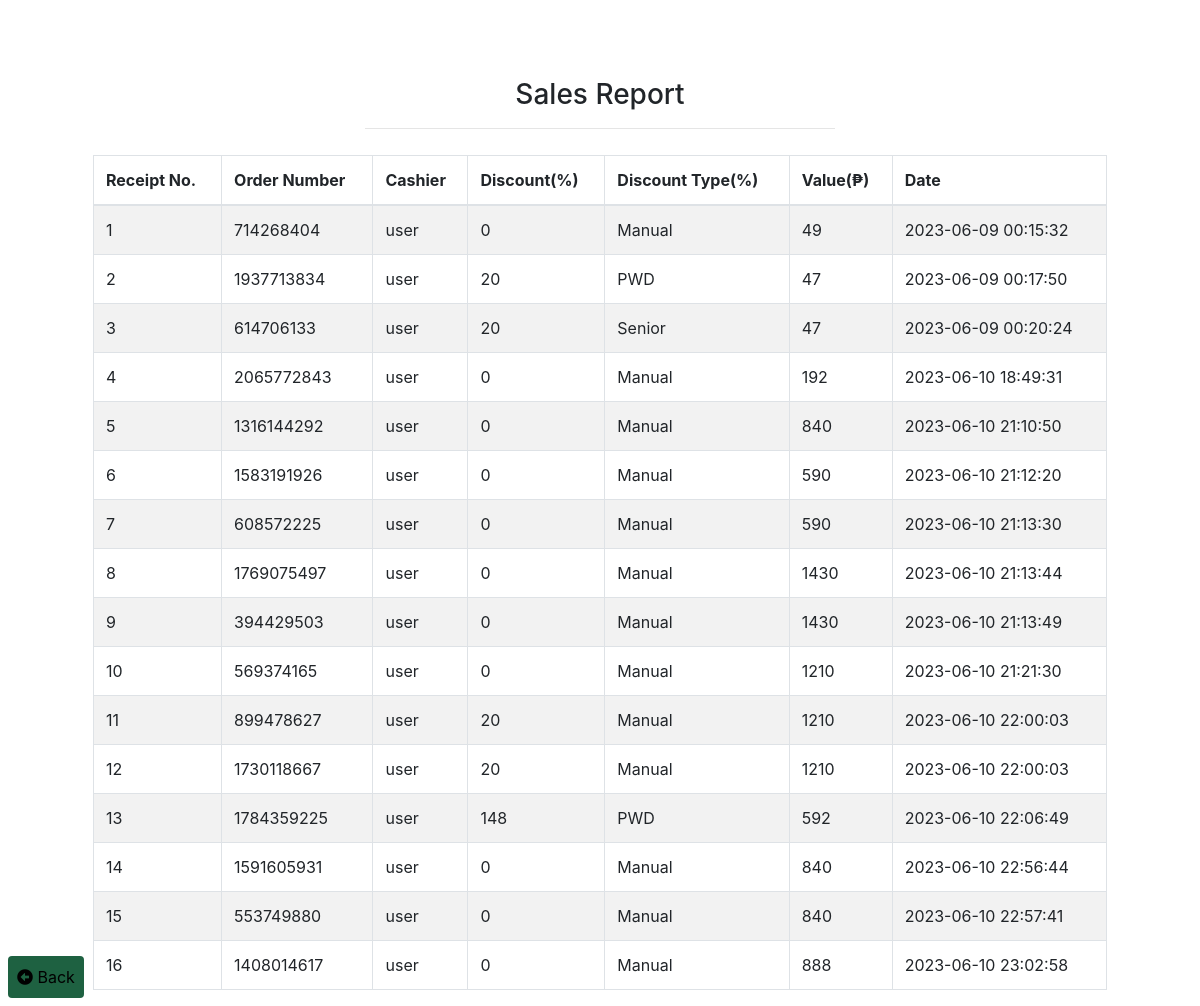
Before: /sales/report.php (signed in) with the older database file.
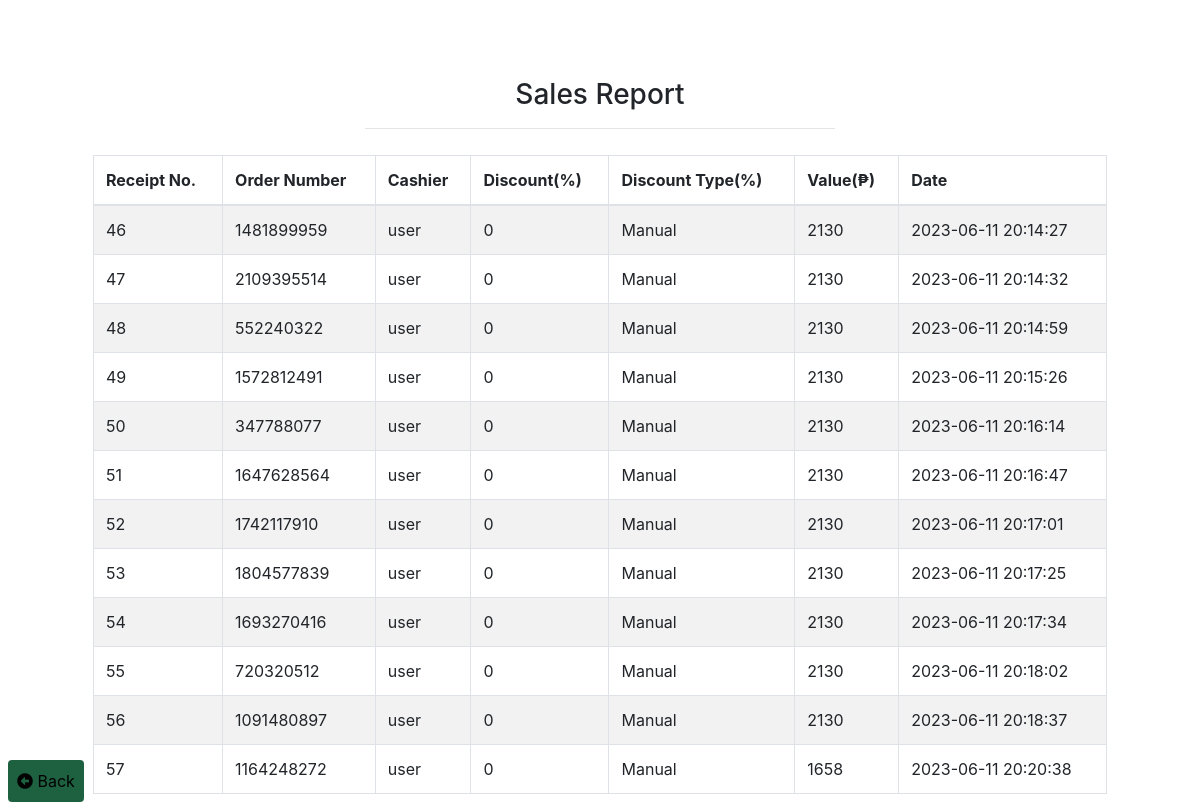
After: the same page with the newer database file.
### tables this page shows
CREATE TABLE `sales` (
  `reciept_no` int(11) NOT NULL AUTO_INCREMENT,
  `customer_id` int(11) NOT NULL DEFAULT 0,
  `username` varchar(30) NOT NULL,
  `discount` int(11) NOT NULL,
  `Discounttype` text NOT NULL,
  `total` int(11) NOT NULL,
  `date` timestamp NOT NULL DEFAULT current_timestamp() ON UPDATE current_timestamp(),
  PRIMARY KEY (`reciept_no`),
  KEY `customer_id` (`customer_id`),
  KEY `username` (`username`)
);

### sales/report.php (the view, shortened to what this page needs)
<!DOCTYPE html>
<html>
<head>
	<?php include('../templates/head1.php');?>
</head>
<body>
</body>
<body onload="print()">
<div class="container">
<center>
<br></br>
    <div class="container" style="width:500px;">
    <h3 style="margin-top: 30px;">Sales Report</h3>
		<hr>
</center>
<center>
<div class="table-responsive pl-5 pr-5">
			<table class="table table-bordered table-striped" id="sales_table" style="margin-top: 10px;">
				<thead>
					<tr>
						<th scope="col" class="column-text">Receipt No.</th>
						<th scope="col" class="column-text">Order Number</th>
						<th scope="col" class="column-text">Cashier</th>
						<th scope="col" class="column-text">Discount(%)</th>
						<th scope="col" class="column-text">Discount Type(%)</th>
						<th scope="col" class="column-text">Value(₱)</th>
						<th scope="col" class="column-text">Date</th>
					</tr>
				</thead>
				<tbody>
    <?php
    	include("../server/connection.php");
        $get_sales_report = mysqli_query($db, "SELECT * from sales");
        while($row = mysqli_fetch_array($get_sales_report)){
    ?>
     <tr>
    <td><?php echo $row['reciept_no']?></td>
    <td><?php echo $row['customer_id']?></td>
    <td><?php echo $row['username']?></td>
    <td><?php echo $row['discount']?></td>
   	<td><?php echo $row['Discounttype']?></td>
    <td><?php echo $row['total']?></td>
    <td><?php echo $row['date']?></td>
 </tr>
    <?php } ?>
</tbody>
        </table>
        </center>
        <div class="fixed-bottom">
		<button class="btn m-2 p-2" id="sidebar_button" onclick="window.location.href='../sales/sales.php'"><i class="fas fa-arrow-alt-circle-left"></i> Back</button>
	</div>
</html>
</body>

Changed rows visible on the page:
removed sales: reciept_no "1", customer "714268404", username "user", discount "0", Discounttype "Manual", total "49", date "2023-06-09 00:15:32"
removed sales: reciept_no "2", customer "1937713834", username "user", discount "20", Discounttype "PWD", total "47", date "2023-06-09 00:17:50"
removed sales: reciept_no "3", customer "614706133", username "user", discount "20", Discounttype "Senior", total "47", date "2023-06-09 00:20:24"
removed sales: reciept_no "4", customer "2065772843", username "user", discount "0", Discounttype "Manual", total "192", date "2023-06-10 18:49:31"
removed sales: reciept_no "5", customer "1316144292", username "user", discount "0", Discounttype "Manual", total "840", date "2023-06-10 21:10:50"
removed sales: reciept_no "6", customer "1583191926", username "user", discount "0", Discounttype "Manual", total "590", date "2023-06-10 21:12:20"
removed sales: reciept_no "7", customer "608572225", username "user", discount "0", Discounttype "Manual", total "590", date "2023-06-10 21:13:30"
removed sales: reciept_no "8", customer "1769075497", username "user", discount "0", Discounttype "Manual", total "1430", date "2023-06-10 21:13:44"
removed sales: reciept_no "9", customer "394429503", username "user", discount "0", Discounttype "Manual", total "1430", date "2023-06-10 21:13:49"
removed sales: reciept_no "10", customer "569374165", username "user", discount "0", Discounttype "Manual", total "1210", date "2023-06-10 21:21:30"
removed sales: reciept_no "11", customer "899478627", username "user", discount "20", Discounttype "Manual", total "1210", date "2023-06-10 22:00:03"
removed sales: reciept_no "12", customer "1730118667", username "user", discount "20", Discounttype "Manual", total "1210", date "2023-06-10 22:00:03"
removed sales: reciept_no "13", customer "1784359225", username "user", discount "148", Discounttype "PWD", total "592", date "2023-06-10 22:06:49"
removed sales: reciept_no "14", customer "1591605931", username "user", discount "0", Discounttype "Manual", total "840", date "2023-06-10 22:56:44"
removed sales: reciept_no "15", customer "553749880", username "user", discount "0", Discounttype "Manual", total "840", date "2023-06-10 22:57:41"
removed sales: reciept_no "16", customer "1408014617", username "user", discount "0", Discounttype "Manual", total "888", date "2023-06-10 23:02:58"
added sales: reciept_no "46", customer "1481899959", username "user", discount "0", Discounttype "Manual", total "2130", date "2023-06-11 20:14:27"
added sales: reciept_no "47", customer "2109395514", username "user", discount "0", Discounttype "Manual", total "2130", date "2023-06-11 20:14:32"
added sales: reciept_no "48", customer "552240322", username "user", discount "0", Discounttype "Manual", total "2130", date "2023-06-11 20:14:59"
added sales: reciept_no "49", customer "1572812491", username "user", discount "0", Discounttype "Manual", total "2130", date "2023-06-11 20:15:26"
added sales: reciept_no "50", customer "347788077", username "user", discount "0", Discounttype "Manual", total "2130", date "2023-06-11 20:16:14"
added sales: reciept_no "51", customer "1647628564", username "user", discount "0", Discounttype "Manual", total "2130", date "2023-06-11 20:16:47"
added sales: reciept_no "52", customer "1742117910", username "user", discount "0", Discounttype "Manual", total "2130", date "2023-06-11 20:17:01"
added sales: reciept_no "53", customer "1804577839", username "user", discount "0", Discounttype "Manual", total "2130", date "2023-06-11 20:17:25"
added sales: reciept_no "54", customer "1693270416", username "user", discount "0", Discounttype "Manual", total "2130", date "2023-06-11 20:17:34"
added sales: reciept_no "55", customer "720320512", username "user", discount "0", Discounttype "Manual", total "2130", date "2023-06-11 20:18:02"
added sales: reciept_no "56", customer "1091480897", username "user", discount "0", Discounttype "Manual", total "2130", date "2023-06-11 20:18:37"
added sales: reciept_no "57", customer "1164248272", username "user", discount "0", Discounttype "Manual", total "1658", date "2023-06-11 20:20:38"
